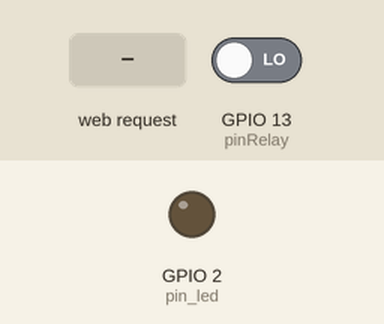
This sketch was run on a simulated ESP8266 (NodeMCU). Shown: output pins drawn as LEDs (lit = HIGH). The inputs (shaded band) are chosen by the test bench; at power-on: GPIO 13 (pinRelay) LOW. WiFi joins after 1.5 s; servers stay silent unless stated; what the sketch prints to the serial monitor is not drawn.

Above: at 2.7 s.
2.8 s: HTTP request GET /toggle received
At 3.1 s:
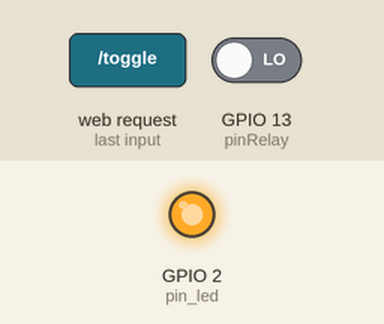
Timing chart, 0 to 5.8 s (numbered marks = the images above; inputs shaded):
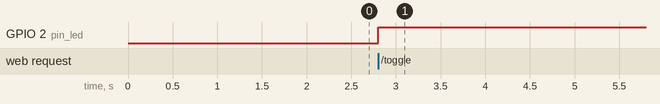

Measured:
- after the input at 2.8 s, GPIO 2 (pin_led): LOW → HIGH at once

The sketch:

WebServer_V2.ino
```cpp
#include <ESP8266WiFi.h> // includes WiFi library
#include <ESP8266WebServer.h> // includes sever library

ESP8266WebServer server;

char* ssid = "S9";//"SUDEEP";//
char* password = "vineeth123";//"8281173664"; //
uint8_t pin_led = 2;
uint8_t pinRelay = 13;


void setup() {
  pinMode(pin_led, OUTPUT);
  //pinMode(pinRelay, OUTPUT);
  WiFi.begin(ssid, password);
  Serial.begin(115200);
  while(WiFi.status()!=WL_CONNECTED){
    Serial.print(".");
    delay(500);
  }
  Serial.println("");
  Serial.print("IP Address: ");
  Serial.print(WiFi.localIP());

  server.on("/",[](){server.send(200, "text/plain","Hello World!");});
  server.on("/toggle", toggleLED);
  server.begin();
}

void loop() {
  server.handleClient();
}

void toggleLED()
{
  digitalWrite(pin_led, !digitalRead(pin_led));
  digitalWrite(pinRelay, !digitalRead(pinRelay));
  server.send(204, "");
}
```
